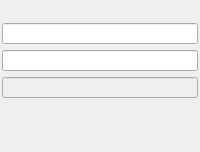
               <widget class="QFrame" name="frame_9">
                <property name="frameShape">
                 <enum>QFrame::NoFrame</enum>
                </property>
                <property name="frameShadow">
                 <enum>QFrame::Raised</enum>
                </property>
                <property name="lineWidth">
                 <number>0</number>
                </property>
                <layout class="QGridLayout" name="gridLayout_8" rowstretch="1,1,1,1,1,1,1,1">
                 <property name="leftMargin">
                  <number>2</number>
                 </property>
                 <property name="topMargin">
                  <number>2</number>
                 </property>
                 <property name="rightMargin">
                  <number>2</number>
                 </property>
                 <property name="bottomMargin">
                  <number>2</number>
                 </property>
                 <property name="horizontalSpacing">
                  <number>2</number>
                 </property>
                 <item row="5" column="0">
                  <widget class="PyDMLineEdit" name="PyDMLineEdit_12">
                   <property name="enabled">
                    <bool>false</bool>
                   </property>
                   <property name="sizePolicy">
                    <sizepolicy hsizetype="Preferred" vsizetype="Preferred">
                     <horstretch>1</horstretch>
                     <verstretch>1</verstretch>
                    </sizepolicy>
                   </property>
                   <property name="maximumSize">
                    <size>
                     <width>16777215</width>
                     <height>16777215</height>
                    </size>
                   </property>
                   <property name="font">
                    <font>
                     <pointsize>8</pointsize>
                    </font>
                   </property>
                   <property name="toolTip">
                    <string/>
                   </property>
                   <property name="channel" stdset="0">
                    <string>ca://${DEVICE}:WFENG${ENG}_FRAFTTRG2</string>
                   </property>
                  </widget>
                 </item>
                 <item row="3" column="0">
                  <widget class="PyDMLineEdit" name="PyDMLineEdit_10">
                   <property name="sizePolicy">
                    <sizepolicy hsizetype="Preferred" vsizetype="Preferred">
                     <horstretch>1</horstretch>
                     <verstretch>1</verstretch>
                    </sizepolicy>
                   </property>
                   <property name="maximumSize">
                    <size>
                     <width>16777215</width>
                     <height>16777215</height>
                    </size>
                   </property>
                   <property name="font">
                    <font>
                     <pointsize>8</pointsize>
                    </font>
                   </property>
                   <property name="toolTip">
                    <string/>
                   </property>
                   <property name="readOnly">
                    <bool>false</bool>
                   </property>
                   <property name="channel" stdset="0">
                    <string>ca://${DEVICE}:WFENG${ENG}_STARTADDR2</string>
                   </property>
                   <property name="displayFormat" stdset="0">
                    <enum>PyDMLineEdit::Hex</enum>
                   </property>
                  </widget>
                 </item>
                 <item row="1" column="0">
                  <widget class="PyDMEnumButton" name="PyDMEnumButton_11">
                   <property name="sizePolicy">
                    <sizepolicy hsizetype="Preferred" vsizetype="Preferred">
                     <horstretch>1</horstretch>
                     <verstretch>1</verstretch>
                    </sizepolicy>
                   </property>
                   <property name="minimumSize">
                    <size>
                     <width>0</width>
                     <height>0</height>
                    </size>
                   </property>
                   <property name="maximumSize">
                    <size>
                     <width>16777215</width>
                     <height>48</height>
                    </size>
                   </property>
                   <property name="font">
                    <font>
                     <pointsize>8</pointsize>
                    </font>
                   </property>
                   <property name="toolTip">
                    <string/>
                   </property>
                   <property name="styleSheet">
                    <string notr="true">QPushButton{font: 8px;}</string>
                   </property>
                   <property name="channel" stdset="0">
                    <string>ca://${DEVICE}:WFENG${ENG}_MODE2</string>
                   </property>
                   <property name="orientation" stdset="0">
                    <enum>Qt::Horizontal</enum>
                   </property>
                   <property name="marginTop" stdset="0">
                    <number>0</number>
                   </property>
                   <property name="marginBottom" stdset="0">
                    <number>0</number>
                   </property>
                   <property name="marginLeft" stdset="0">
                    <number>0</number>
                   </property>
                   <property name="marginRight" stdset="0">
                    <number>0</number>
                   </property>
                   <property name="horizontalSpacing" stdset="0">
                    <number>0</number>
                   </property>
                   <property name="verticalSpacing" stdset="0">
                    <number>0</number>
                   </property>
                  </widget>
                 </item>
                 <item row="6" column="0">
                  <widget class="PyDMLabel" name="PyDMLabel_11">
                   <property name="sizePolicy">
                    <sizepolicy hsizetype="Preferred" vsizetype="Preferred">
                     <horstretch>1</horstretch>
                     <verstretch>1</verstretch>
                    </sizepolicy>
                   </property>
                   <property name="minimumSize">
                    <size>
                     <width>0</width>
                     <height>20</height>
                    </size>
                   </property>
                   <property name="maximumSize">
                    <size>
                     <width>16777215</width>
                     <height>28</height>
                    </size>
                   </property>
                   <property name="font">
                    <font>
                     <pointsize>8</pointsize>
                    </font>
                   </property>
                   <property name="toolTip">
                    <string/>
                   </property>
                   <property name="styleSheet">
                    <string notr="true"/>
                   </property>
                   <property name="text">
                    <string/>
                   </property>
                   <property name="channel" stdset="0">
                    <string>ca://${DEVICE}:WFENG${ENG}_WRADDR2</string>
                   </property>
                   <property name="displayFormat" stdset="0">
                    <enum>PyDMLabel::Hex</enum>
                   </property>
                  </widget>
                 </item>
                 <item row="2" column="0">
                  <widget class="PyDMEnumButton" name="PyDMEnumButton_12">
                   <property name="sizePolicy">
                    <sizepolicy hsizetype="Preferred" vsizetype="Preferred">
                     <horstretch>1</horstretch>
                     <verstretch>1</verstretch>
                    </sizepolicy>
                   </property>
                   <property name="minimumSize">
                    <size>
                     <width>0</width>
                     <height>0</height>
                    </size>
                   </property>
                   <property name="maximumSize">
                    <size>
                     <width>16777215</width>
                     <height>48</height>
                    </size>
                   </property>
                   <property name="font">
                    <font>
                     <pointsize>8</pointsize>
                    </font>
                   </property>
                   <property name="toolTip">
                    <string/>
                   </property>
                   <property name="styleSheet">
                    <string notr="true">QPushButton{font: 8px;}</string>
                   </property>
                   <property name="channel" stdset="0">
                    <string>ca://${DEVICE}:WFENG${ENG}_MSGDEST2</string>
                   </property>
                   <property name="orientation" stdset="0">
                    <enum>Qt::Horizontal</enum>
                   </property>
                   <property name="marginTop" stdset="0">
                    <number>0</number>
                   </property>
                   <property name="marginBottom" stdset="0">
                    <number>0</number>
                   </property>
                   <property name="marginLeft" stdset="0">
                    <number>0</number>
                   </property>
                   <property name="marginRight" stdset="0">
                    <number>0</number>
                   </property>
                   <property name="horizontalSpacing" stdset="0">
                    <number>0</number>
                   </property>
                   <property name="verticalSpacing" stdset="0">
                    <number>0</number>
                   </property>
                  </widget>
                 </item>
                 <item row="4" column="0">
                  <widget class="PyDMLineEdit" name="PyDMLineEdit_11">
                   <property name="enabled">
                    <bool>true</bool>
                   </property>
                   <property name="sizePolicy">
                    <sizepolicy hsizetype="Preferred" vsizetype="Preferred">
                     <horstretch>1</horstretch>
                     <verstretch>1</verstretch>
                    </sizepolicy>
                   </property>
                   <property name="maximumSize">
                    <size>
                     <width>16777215</width>
                     <height>16777215</height>
                    </size>
                   </property>
                   <property name="font">
                    <font>
                     <pointsize>8</pointsize>
                    </font>
                   </property>
                   <property name="toolTip">
                    <string/>
                   </property>
                   <property name="readOnly">
                    <bool>false</bool>
                   </property>
                   <property name="channel" stdset="0">
                    <string>ca://${DEVICE}:WFENG${ENG}_ENDADDR2</string>
                   </property>
                   <property name="displayFormat" stdset="0">
                    <enum>PyDMLineEdit::Hex</enum>
                   </property>
                  </widget>
                 </item>
                 <item row="7" column="0">
                  <widget class="PyDMLabel" name="PyDMLabel_12">
                   <property name="sizePolicy">
                    <sizepolicy hsizetype="Preferred" vsizetype="Preferred">
                     <horstretch>1</horstretch>
                     <verstretch>1</verstretch>
                    </sizepolicy>
                   </property>
                   <property name="minimumSize">
                    <size>
                     <width>0</width>
                     <height>20</height>
                    </size>
                   </property>
                   <property name="maximumSize">
                    <size>
                     <width>16777215</width>
                     <height>28</height>
                    </size>
                   </property>
                   <property name="font">
                    <font>
                     <pointsize>8</pointsize>
                    </font>
                   </property>
                   <property name="toolTip">
                    <string/>
                   </property>
                   <property name="styleSheet">
                    <string notr="true"/>
                   </property>
                   <property name="text">
                    <string/>
                   </property>
                   <property name="channel" stdset="0">
                    <string>ca://${DEVICE}:WFENG${ENG}_STATUS2</string>
                   </property>
                  </widget>
                 </item>
                 <item row="0" column="0">
                  <widget class="PyDMEnumButton" name="PyDMEnumButton_10">
                   <property name="sizePolicy">
                    <sizepolicy hsizetype="Preferred" vsizetype="Preferred">
                     <horstretch>1</horstretch>
                     <verstretch>1</verstretch>
                    </sizepolicy>
                   </property>
                   <property name="minimumSize">
                    <size>
                     <width>0</width>
                     <height>0</height>
                    </size>
                   </property>
                   <property name="maximumSize">
                    <size>
                     <width>16777215</width>
                     <height>48</height>
                    </size>
                   </property>
                   <property name="font">
                    <font>
                     <pointsize>8</pointsize>
                    </font>
                   </property>
                   <property name="toolTip">
                    <string/>
                   </property>
                   <property name="styleSheet">
                    <string notr="true">QPushButton{font: 8px;}</string>
                   </property>
                   <property name="channel" stdset="0">
                    <string>ca://${DEVICE}:WFENG${ENG}_ENABLE2</string>
                   </property>
                   <property name="orientation" stdset="0">
                    <enum>Qt::Horizontal</enum>
                   </property>
                   <property name="marginTop" stdset="0">
                    <number>0</number>
                   </property>
                   <property name="marginBottom" stdset="0">
                    <number>0</number>
                   </property>
                   <property name="marginLeft" stdset="0">
                    <number>0</number>
                   </property>
                   <property name="marginRight" stdset="0">
                    <number>0</number>
                   </property>
                   <property name="horizontalSpacing" stdset="0">
                    <number>0</number>
                   </property>
                   <property name="verticalSpacing" stdset="0">
                    <number>0</number>
                   </property>
                  </widget>
                 </item>
                </layout>
               </widget>
